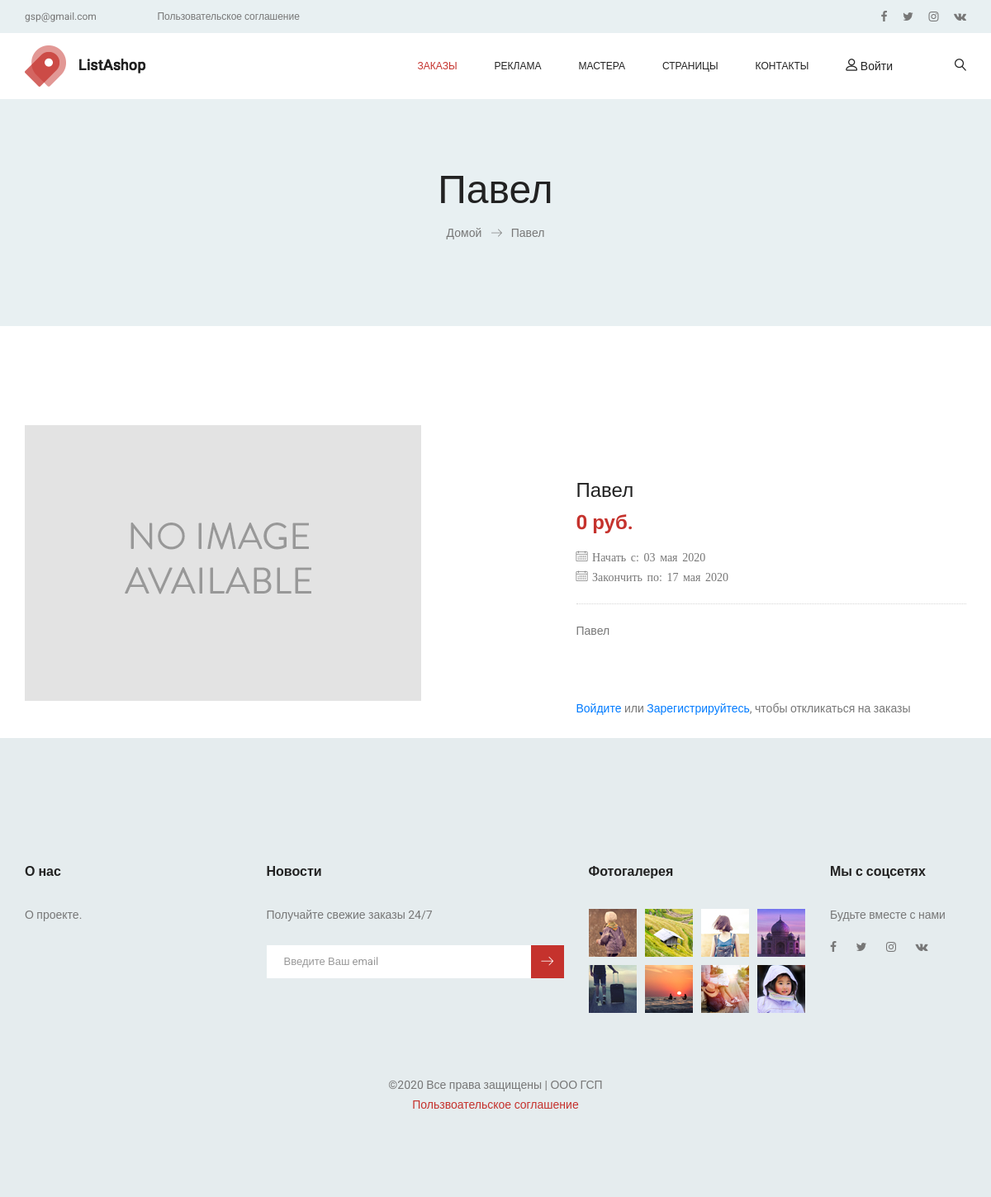
Page /18/pavel/ on the committed database.
### job/models.py (models this page shows, shortened)
class Offer(models.Model):
    category = TreeManyToManyField(Category, related_name='offers', blank=True, verbose_name='Категория работ')
    first_name = models.CharField(blank=True, null=True, default=None, max_length=200, verbose_name='Имя заказчика')
    last_name = models.CharField(blank=True, null=True, default=None, max_length=200, verbose_name='Фамилия заказчика')
    middle_name = models.CharField(blank=True, null=True, default=None, max_length=200, verbose_name='Отчество заказчика')
    phone = models.CharField(max_length=64, blank=True, null=True, default=None, verbose_name='Номер тел.')
    email = models.EmailField(max_length=128, blank=True, null=True, default=None, verbose_name='Емейл')
    name = models.CharField(max_length=200, db_index=True, verbose_name='Наименование работ')
    slug = models.SlugField(max_length=200, db_index=True, verbose_name='Слаг')
    image = models.ImageField(upload_to='offers/%Y/%m/%d', blank=True, verbose_name='Фото')
    description = models.TextField(max_length=512, blank=True, verbose_name='Описание работ')
    price = models.DecimalField(blank=True, null=True, default=None, max_digits=10, decimal_places=0,
                                verbose_name='Цена работы')
    start_time = models.DateField(null=True, blank=True, default=None, verbose_name='Дата начала работ')
    end_time = models.DateField(null=True, blank=True, default=None, verbose_name='Дата окончания работ')
    available = models.BooleanField(default=False, verbose_name='Актуальность заказа')
    created = models.DateField(blank=True, null=True, default=timezone.now, verbose_name='Дата создания записи')
    updated = models.DateField(blank=True, null=True, default=timezone.now, verbose_name='Дата ред-ия записи')
    class Meta:
        ordering = ('-created', 'name',)
        index_together = (('id', 'slug'),)
        verbose_name = 'Предложение о работе'
        verbose_name_plural = 'Предложения о работе'

### job/views.py (the view)
# urls.py: path('<int:id>/<slug:slug>/', views.offer_detail, name='offer_detail'),
def offer_detail(request, id, slug):
    offer = get_object_or_404(Offer, id=id, slug=slug, available=True)
    return render(request, 'job/detail.html', {'offer': offer})

### templates/job/detail.html (shortened to what this page needs)
{% extends 'base.html' %}
{% load static %}
{% block content %}
    <link rel="stylesheet" href="../../static/css/bootstrap.css">
    <link rel="stylesheet" href="../../static/vendors/linericon/style.css">
    <link rel="stylesheet" href="../../static/css/font-awesome.min.css">
    <link rel="stylesheet" href="../../static/vendors/owl-carousel/owl.carousel.min.css">
    <link rel="stylesheet" href="../../static/vendors/lightbox/simpleLightbox.css">
    <link rel="stylesheet" href="../../static/vendors/nice-select/css/nice-select.css">
    <link rel="stylesheet" href="../../static/vendors/animate-css/animate.css">
    <link rel="stylesheet" href="../../static/vendors/jquery-ui/jquery-ui.css">
    <link rel="stylesheet" href="../../static/css/style.css">
    <link rel="stylesheet" href="../../static/css/responsive.css">
<section class="banner_area">
    <div class="banner_inner d-flex align-items-center">
        <div class="container">
            <div class="banner_content text-center">
                <h2>{% if offer %}{{ offer.name }}{% else %}Работа{% endif %}</h2>
                <div class="page_link">
                    <a href={% url 'job:offer_list' %}>Домой</a>
                    <a href="#">{% if offer %}{{ offer.name }}{% else %}Работа{% endif %}</a>
                </div>
            </div>
        </div>
    </div>
</section>
<div class="product_image_area">
    <div class="container">
        <div class="row s_product_inner">
            <div class="col-lg-6">
                <div class="s_product_img">
                    <img class="img-fluid" src="{% if offer.image %}{{ offer.image.url }}{% else %}
{% static "img/no_image.png" %}{% endif %}">
                </div>
            </div>
            <div class="col-lg-5 offset-lg-1">
                <div class="s_product_text">
                    <h3>{{ offer.name }}</h3>
                    <h2>{{ offer.price }} руб. </h2>
                    <ul class="list">
                        {% if offer.start_time and offer.end_time %}
                        <i class="lnr lnr-calendar-full"> Начать с: {{ offer.start_time }} </i><br>
                        <i class="lnr lnr-calendar-full"> Закончить по: {{ offer.end_time }} </i>
                        {% else %}
                        <i class="lnr lnr-calendar-full"> Начать в любое время </i>
                        {% endif %}
                    </ul>
                    <p>{{offer.description}}</p>
                    {% if request.user.is_authenticated %}
                        <div class="card_area">
                            <a class="main_btn" href="#">Откликнуться</a>
                        </div>
                        {% else %}
                        <div class="card_area">
                            <a class="active" href="{% url 'login' %}">Войдите</a> или <a class="" href="{% url 'login' %}">Зарегистрируйтесь</a>, чтобы откликаться на заказы
                        </div>
                    {% endif %}
                    <br>
                </div>
            </div>
        </div>
    </div>
</div>
{% endblock %}

### rows in the picture
Offer: name "Павел", price "0", start_time "03 мая 2020", end_time "17 мая 2020", description "Павел"
